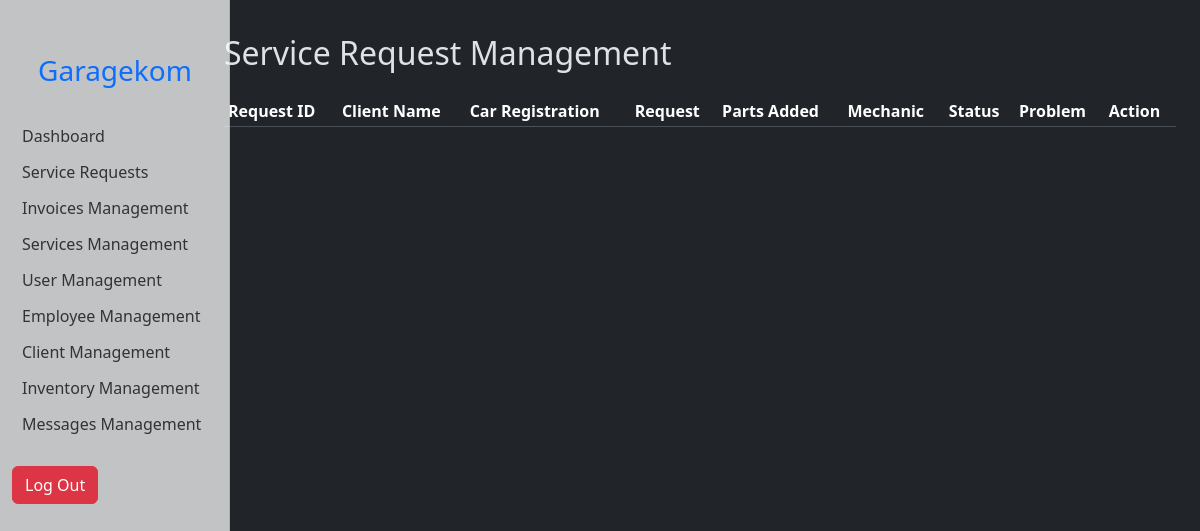
Page /admin/service-request.php (signed in) on the earlier database version.
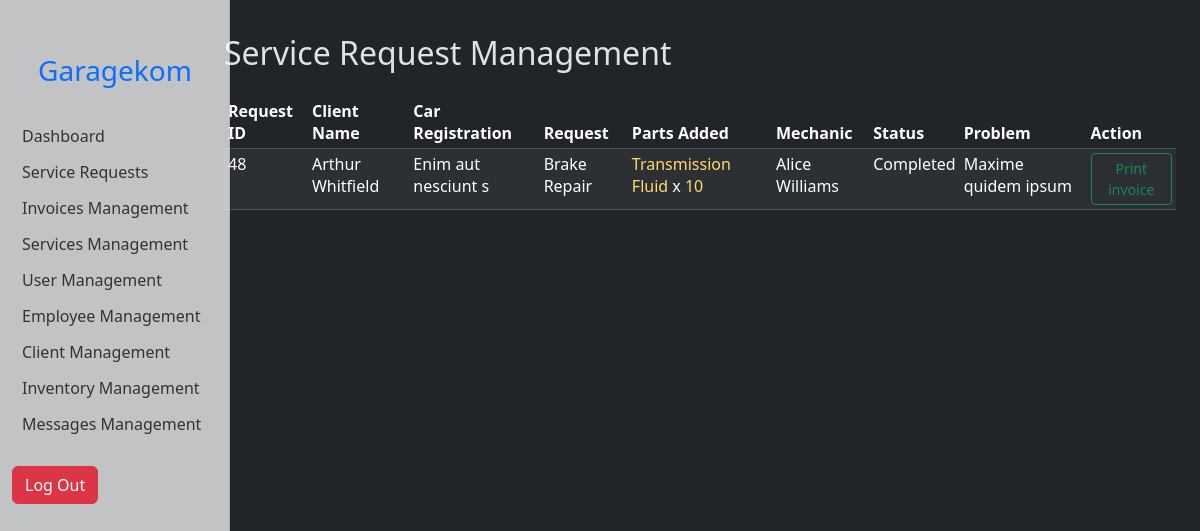
Same page on the later database version.
### tables this page shows
CREATE TABLE `service_requests` (
  `request_id` int(11) NOT NULL,
  `client_id` int(11) DEFAULT NULL,
  `service_id` int(11) DEFAULT NULL,
  `car_id` int(11) DEFAULT NULL,
  `employee_id` int(11) DEFAULT NULL,
  `request_date` timestamp NOT NULL DEFAULT current_timestamp(),
  `status` enum('Pending','In progress','Completed') DEFAULT 'Pending',
  `problem_description` text DEFAULT NULL
);

CREATE TABLE `clients` (
  `client_id` int(11) NOT NULL,
  `client_name` varchar(255) NOT NULL,
  `client_email` varchar(255) NOT NULL,
  `client_phone` varchar(20) NOT NULL,
  `client_address` varchar(255) NOT NULL,
  `client_added_date` date NOT NULL
);

CREATE TABLE `cars` (
  `car_id` int(11) NOT NULL,
  `car_registration` varchar(255) NOT NULL,
  `client_id` int(11) NOT NULL,
  `car_name` varchar(255) NOT NULL,
  `car_brand` varchar(255) NOT NULL,
  `car_model` year(4) NOT NULL
);

CREATE TABLE `services` (
  `service_id` int(11) NOT NULL,
  `service_name` varchar(255) NOT NULL,
  `service_type` enum('Maintenance','Repair') NOT NULL,
  `service_description` text DEFAULT NULL,
  `service_price` decimal(10,2) DEFAULT NULL
);

CREATE TABLE `inventory_usage` (
  `usage_id` int(11) NOT NULL,
  `service_request_id` int(11) DEFAULT NULL,
  `item_id` int(11) DEFAULT NULL,
  `quantity_used` int(11) DEFAULT NULL
);

CREATE TABLE `inventory` (
  `item_id` int(11) NOT NULL,
  `item_name` varchar(255) NOT NULL,
  `item_car_name` varchar(255) NOT NULL,
  `item_brand` varchar(40) NOT NULL,
  `item_model` year(4) NOT NULL,
  `item_price` decimal(10,2) NOT NULL,
  `item_quantity` int(11) NOT NULL
);

CREATE TABLE `employees` (
  `employee_id` int(11) NOT NULL,
  `employee_name` varchar(255) NOT NULL,
  `employee_address` varchar(255) NOT NULL,
  `employee_phone` varchar(20) NOT NULL,
  `employee_salary` decimal(10,2) NOT NULL,
  `employee_added_date` date NOT NULL,
  `employee_position` varchar(255) NOT NULL
);

### admin/service-request.php (the view, shortened to what the changed rows need)
</head>
<body>
    <div class="container-fluid">
        <div class="row">
            <?php require_once('connect-DB.php') ?>
            <main class="col-md-9 ms-sm-auto col-lg-10 px-md-4 mt-4">
                <h2 class="mb-4">Service Request Management</h2>
                <div class="table-responsive">
                    <table class="table table-striped table-sm table-hover">
                        <thead>
                            <tr>
                                <th>Request ID</th>
                                <th>Client Name</th>
                                <th>Car Registration</th>
                                <th>Request</th>
                                <th>Parts Added</th>
                                <th>Mechanic</th>
                                <th>Status</th>
                                <th>Problem</th>
                                <th>Action</th>
                            </tr>
                        </thead>
                        <tbody>
                            <?php
                            $requests = $database->prepare("SELECT * FROM service_requests
ORDER BY
    CASE
        WHEN status = 'Pending' THEN 1
        WHEN status = 'In progress' THEN 2
        WHEN status = 'Completed' THEN 3
        ELSE 4
    END,
    request_date DESC");
                            $requests->execute();
                            $requests = $requests->fetchAll(PDO::FETCH_ASSOC);
                            foreach ($requests as $request) {
                                echo "<tr>";
                                echo "<td>" . $request['request_id'] . "</td>";
                                $clientName = $database->prepare("SELECT client_name FROM service_requests INNER JOIN clients ON service_requests.client_id = clients.client_id WHERE request_id = :request_id");
                                $clientName->bindParam(':request_id', $request['request_id']);
                                $clientName->execute();
                                $clientName = $clientName->fetch();
                                echo "<td>" . $clientName['client_name'] . "</td>";
                                $carReg = $database->prepare("SELECT car_registration FROM service_requests INNER JOIN cars ON service_requests.car_id = cars.car_id WHERE request_id = :request_id");
                                $carReg->bindParam(':request_id', $request['request_id']);
                                $carReg->execute();
                                $carReg = $carReg->fetch();
                                echo "<td>" . $carReg['car_registration'] . "</td>";
                                $requestWanted = $database->prepare("SELECT service_name FROM service_requests INNER JOIN services ON service_requests.service_id = services.service_id WHERE request_id = :request_id");
                                $requestWanted->bindParam(':request_id', $request['request_id']);
                                $requestWanted->execute();
                                $requestWanted = $requestWanted->fetch();
                                echo "<td>" . $requestWanted['service_name'] . "</td>";
                                $partsAdded = $database->prepare("SELECT item_id, quantity_used FROM inventory_usage WHERE service_request_id = :request_id");
                                $partsAdded->bindParam(':request_id', $request['request_id']);
                                $partsAdded->execute();
                                $addedPartsCount = $partsAdded->rowCount();
                                echo "<td>";
                                if ($addedPartsCount > 0) {
                                    while ($part = $partsAdded->fetch(PDO::FETCH_ASSOC)) {
                                        $itemNameQuery = $database->prepare("SELECT item_name FROM inventory WHERE item_id = :item_id");
                                        $itemNameQuery->bindParam(':item_id', $part['item_id']);
                                        $itemNameQuery->execute();
                                        $itemName = $itemNameQuery->fetchColumn();
                                        echo "<span class='text-warning-emphasis'>" . $itemName . "</span> x <span class='text-warning-emphasis'>" . $part['quantity_used'] . "</span><br>";
                                    }
                                } else {
                                    echo "<span class='text-secondary-emphasis'>No Parts In this request</span>";
                                }
                                echo "</td>";
                                $employee = $database->prepare("SELECT employee_name FROM service_requests INNER JOIN employees ON service_requests.employee_id = employees.employee_id WHERE request_id = :request_id");
                                $employee->bindParam(':request_id', $request['request_id']);
                                $employee->execute();
                                $employee = $employee->fetch();
                                echo "<td>" . $employee['employee_name'] . "</td>";
                                echo "<td>" . $request['status'] . "</td>";
                                echo "<td>" . $request['problem_description'] . "</td>";
                                echo "<td>";
                                if (($request['status'] == "Completed")) {
                                    echo "<button type='button' class='btn btn-outline-success btn-sm' onclick='printInvoice(" . $request['request_id'] . ")'>Print invoice</button>";
                                }
                                echo "</td>";
                                echo "</tr>";
                            }
                            ?>
                        </tbody>
                    </table>
                </div>
            </main>
        </div>
</body>
</html>

Differences in the rows shown:
added service_requests: request_id "48", client.client_name "Arthur Whitfield", car.car_registration "Enim aut nesciunt s", service.service_name "Brake Repair", employee.employee_name "Alice Williams", status "Completed", problem_description "Maxime quidem ipsum"
added inventory_usage: item.item_name "Transmission Fluid", quantity_used "10"
